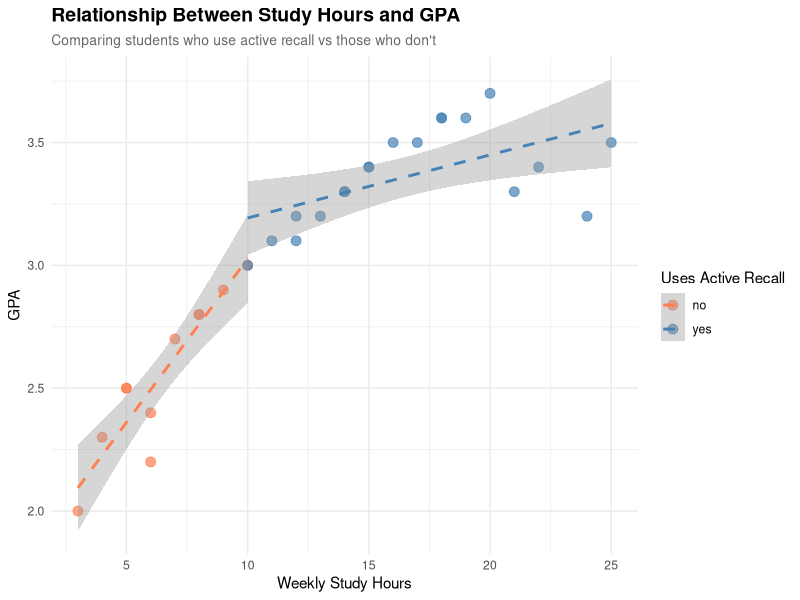

Here is the R script that generated this plot:
# Assignment 4 - Plot Script
# Generates a plot showing relationship between study hours and GPA

library(ggplot2)

# Read fake student data using relative path
student_data <- read.csv("fake_student_data.csv")

# Create a scatter plot with trend line showing study hours vs GPA
# Colored by whether students use active recall techniques
plot1 <- ggplot(student_data, aes(x = study_hours, y = gpa, color = active_recall)) +
  geom_point(size = 3, alpha = 0.7) +
  geom_smooth(method = "lm", se = TRUE, linetype = "dashed") +
  labs(
    title = "Relationship Between Study Hours and GPA",
    subtitle = "Comparing students who use active recall vs those who don't",
    x = "Weekly Study Hours",
    y = "GPA",
    color = "Uses Active Recall"
  ) +
  scale_color_manual(values = c("no" = "coral", "yes" = "steelblue")) +
  theme_minimal() +
  theme(
    plot.title = element_text(size = 14, face = "bold"),
    plot.subtitle = element_text(size = 10, color = "gray40")
  )

# Save the plot
ggsave("study_hours_vs_gpa.png", plot = plot1, width = 8, height = 6, dpi = 150)

print("Plot saved as study_hours_vs_gpa.png")
